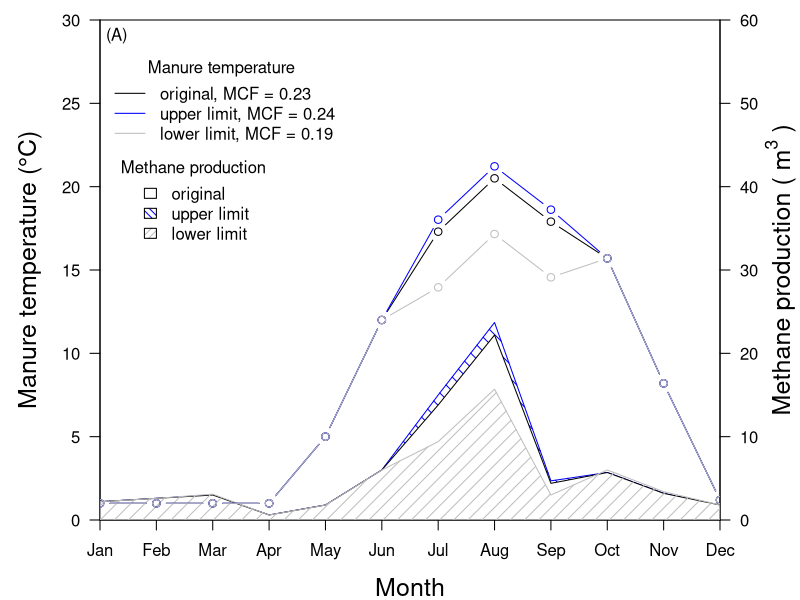

Generate this figure with R:
#To create a figure to demonstrate the influence of temperature on MCF
#The data is from the sheet:MCF sheet_Fig 4A. 
#The manure temperature increase for 3 months. 
Tm<-c(1.0,1.0,1.0,1.0,5.0,12.0,17.3,20.5,17.9,15.7,8.2,1.2)
Tm.H<-c(1.0,1.0,1.0,1.0,5.0,12.0,18.02,21.22,18.62,15.7,8.2,1.2)
Tm.L<-c(1.0,1.0,1.0,1.0,5.0,12.0,13.96,17.16,14.56,15.7,8.2,1.2)
CH4  <-c(2.2,2.6,3,0.6,1.8,6,13.8,22.2,4.4,5.7,3.2,1.8)/2
CH4.H<-c(2.2,2.6,3,0.6,1.8,6,15.0,23.7,4.7,5.7,3.2,1.7)/2
CH4.L  <-c(2.2,2.6,3.1,0.6,1.8,6,9.4,15.7,3.0,6.0,3.4,1.8)/2
#Output 800 x 600
par(mar=c(4,5,1,4))
plot(0,type="n",xlim=c(1,12),ylim=c(0,30),
     xlab="Month",ylab="Manure temperature (°C)"
     ,las=1,xaxt="n",xaxs="i",yaxs="i"
     ,cex.lab=1.5)
axis(1,at=c(1:12),labels=month.abb)
axis(4,at=seq(0,30,5),labels=seq(0,60,10),
     las=1)
mtext(expression("Methane production ("~m^3~")"),
      side=4,line=3,cex=1.5)
polygon(c(c(1:12),c(12:1)),c(CH4.H,rep(0,12))
        ,col="blue"
        ,density=10,angle=135)
polygon(c(c(1:12),c(12:1)),c(CH4,rep(0,12))
        ,col="white")
polygon(c(c(1:12),c(12:1)),c(CH4.L,rep(0,12))
        ,col="grey"
        ,density=10,aggle=45)
lines(c(1:12),Tm,type="b")
lines(c(1:12),Tm.H,type="b",col="blue")
lines(c(1:12),Tm.L,type="b",col="grey")
legend(1,28,c("original, MCF = 0.23",
              "upper limit, MCF = 0.24",
              "lower limit, MCF = 0.19")
       ,col=c("black","blue","grey"),lty=c(1,1,1),
       bty="n",title="Manure temperature")
legend(1.3,22,c("original","upper limit","lower limit")
       ,fill=c("white","blue","grey")
       ,density=c(100,20,20),angle=c(0,135,45)
       ,bty="n",title="Methane production")
text(1.3,30,"(A)",pos=1)

# text(8.2,23,"MCF = 0.24")
# text(8.2,17,"MCF = 0.23")
# text(8.2,14,"MCF = 0.19")
#arrows(8,22.5,8,20.5,length=0.03, angle=90)
